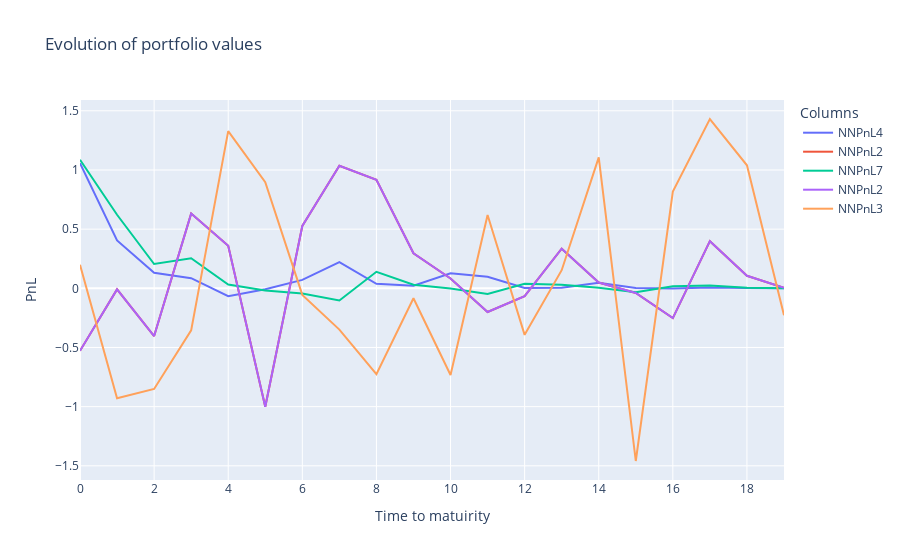

The cell this chart's notebook holds for it:
### Code cell
fig = go.Figure()
# Add traces for each column
for column in rewards.columns[values]:
    fig.add_trace(go.Scatter(x=rewards.index, y=rewards[column], mode='lines', name=f"NNPnL{column}"))
    #fig.add_trace(go.Scatter(x=rewards_1.index, y=rewards_1[column], mode='lines', name=f"DeltaPnL{column}"))

# Update layout
fig.update_layout(
    title='Evolution of portfolio values',
    xaxis_title='Time to matuirity',
    yaxis_title='PnL',
    template='plotly',
    legend=dict(title='Columns'),
)

# Show the plot
fig.show()

### Figure 1 — Plotly figure (JSON) as saved in the notebook; plotly's stock layout.template omitted (floating-point values rounded to 4 significant figures)
{"data": [{"mode": "lines", "name": "NNPnL4", "type": "scatter", "x": [0, 1, 2, 3, 4, 5, 6, 7, 8, 9, 10, 11, 12, 13, 14, 15, 16, 17, 18, 19], "y": [1.058, 0.404, 0.1319, 0.0856, -0.06682, -0.008253, 0.07101, 0.2215, 0.03778, 0.02144, 0.1269, 0.09843, 0.00299, 0.005357, 0.04646, 0.002312, -0.0006503, 0.006076, 0.001702, 0.001483]}, {"mode": "lines", "name": "NNPnL2", "type": "scatter", "x": [0, 1, 2, 3, 4, 5, 6, 7, 8, 9, 10, 11, 12, 13, 14, 15, 16, 17, 18, 19], "y": [-0.5283, -0.008862, -0.4034, 0.6313, 0.3599, -1.001, 0.5271, 1.036, 0.9175, 0.2961, 0.08257, -0.2, -0.06545, 0.335, 0.0486, -0.03975, -0.2517, 0.3984, 0.1058, 0.003808]}, {"mode": "lines", "name": "NNPnL7", "type": "scatter", "x": [0, 1, 2, 3, 4, 5, 6, 7, 8, 9, 10, 11, 12, 13, 14, 15, 16, 17, 18, 19], "y": [1.086, 0.6217, 0.2056, 0.2542, 0.03131, -0.01817, -0.04302, -0.1029, 0.1395, 0.02994, -0.002538, -0.04758, 0.03858, 0.02985, 0.004712, -0.03229, 0.01757, 0.02468, 0.004241, 0.0006151]}, {"mode": "lines", "name": "NNPnL2", "type": "scatter", "x": [0, 1, 2, 3, 4, 5, 6, 7, 8, 9, 10, 11, 12, 13, 14, 15, 16, 17, 18, 19], "y": [-0.5283, -0.008862, -0.4034, 0.6313, 0.3599, -1.001, 0.5271, 1.036, 0.9175, 0.2961, 0.08257, -0.2, -0.06545, 0.335, 0.0486, -0.03975, -0.2517, 0.3984, 0.1058, 0.003808]}, {"mode": "lines", "name": "NNPnL3", "type": "scatter", "x": [0, 1, 2, 3, 4, 5, 6, 7, 8, 9, 10, 11, 12, 13, 14, 15, 16, 17, 18, 19], "y": [0.1989, -0.9294, -0.8506, -0.3556, 1.328, 0.8964, -0.05572, -0.3488, -0.7248, -0.08423, -0.7324, 0.6197, -0.3933, 0.1531, 1.107, -1.459, 0.8171, 1.431, 1.04, -0.2275]}], "layout": {"legend": {"title": {"text": "Columns"}}, "title": {"text": "Evolution of portfolio values"}, "xaxis": {"title": {"text": "Time to matuirity"}}, "yaxis": {"title": {"text": "PnL"}}}}
